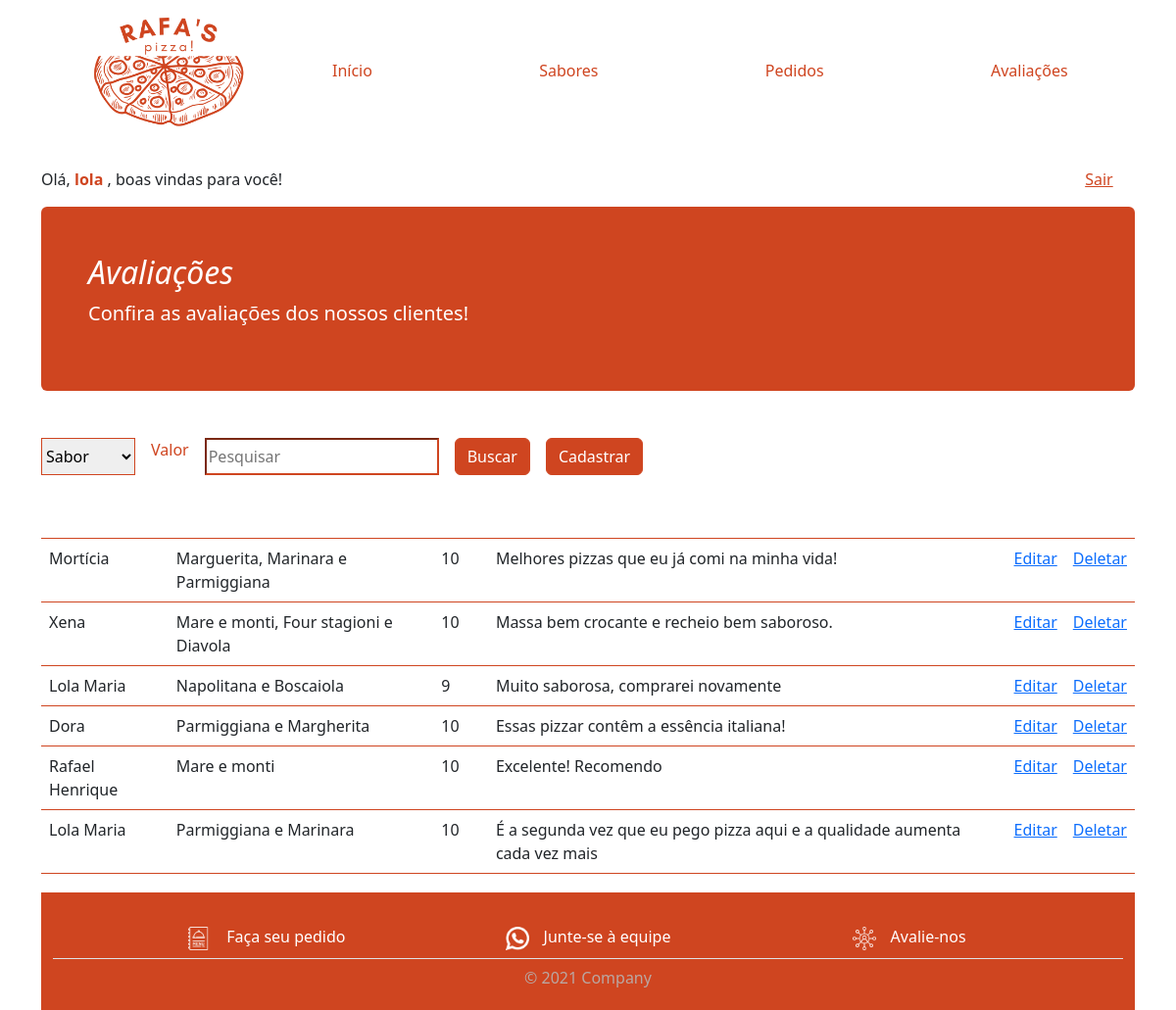
The app's page /view/AvaliacaoList.php (signed in) with its own data.
### tables this page shows
CREATE TABLE IF NOT EXISTS `avaliacao` (
  `id` int NOT NULL AUTO_INCREMENT,
  `usuario_id` int DEFAULT NULL,
  `sabor` varchar(100) NOT NULL,
  `nota` int NOT NULL,
  `descricao` varchar(500) NOT NULL,
  PRIMARY KEY (`id`),
  KEY `usuario_id` (`usuario_id`),
  CONSTRAINT `FK_avaliacao_usuario` FOREIGN KEY (`usuario_id`) REFERENCES `usuario` (`id`)
);

CREATE TABLE IF NOT EXISTS `usuario` (
  `id` int NOT NULL AUTO_INCREMENT,
  `nome` varchar(100) NOT NULL,
  `email` varchar(100) NOT NULL,
  `telefone` varchar(20) NOT NULL,
  `login` varchar(20) DEFAULT NULL,
  `senha` varchar(150) DEFAULT NULL,
  PRIMARY KEY (`id`),
  UNIQUE KEY `login` (`login`)
);

### model/BD.class.php (called while the page is built, shortened)
<?php
class BD
{
    private $host = "localhost";
    private $dbname = "db_trabalho";
    private $port = 3306;
    private $usuario = "root";
    private $senha = "";
    private $db_charset = "utf8";
    public function conn()
    {
        $conn = "mysql:host=$this->host;dbname=$this->dbname;port=$this->port";
        return new PDO(
            $conn,
            $this->usuario,
            $this->senha,
            [PDO::MYSQL_ATTR_INIT_COMMAND => "SET NAMES " . $this->db_charset]
        );
    }
    public function select($nome_tabela)
    {
        $conn = $this->conn();
        $sql = "SELECT * FROM $nome_tabela;";
        $st = $conn->prepare($sql);
        $st->execute();
        return $st->fetchAll(PDO::FETCH_CLASS);
    }
    public function buscar($nome_tabela, $id)
    {
        $conn = $this->conn();
        $sql = "SELECT * FROM $nome_tabela WHERE id=?;";
        $st = $conn->prepare($sql);
        $st->execute([$id]);
        return $st->fetchObject();
    }
}

### controller/AvaliacaoController.php (called while the page is built, shortened)
<?php
include "../model/BD.class.php";
class AvaliacaoController {
    private $model;
    private $table = "avaliacao";
    public function __construct(){
        $this->model = new BD();
    }
    public function carregar(){
       return $this->model->select($this->table);
    }
    public function buscarContato($id){
        return $this->model->buscar("usuario", $id);
    }
}

### view/AvaliacaoList.php (the view, shortened to what this page needs)
<?php
include '../controller/AvaliacaoController.php';
include "base/header.php";
$avaliacao = new AvaliacaoController();
if (!empty($_POST)) {
    $load = $avaliacao->pesquisar($_POST);
} else {
    $load = $avaliacao->carregar();
}
?>
<main class="container">
    <section>
        <div class="p-9 p-md-5 mb-5 text-white rounded" id="tituloContato">
            <div class="col-md-20 px-0">
                <h2 class="display-90 fst-italic">Avaliações</h2>
                <p class="lead">Confira as avaliações dos nossos clientes!</p>
            </div>
        </div>
    </section>
    <form action="AvaliacaoList.php" method="post">
        <div class="d-flex grid gap-0 column-gap-3">
            <select name="campo" id="redBorder">
                <option value="sabor">Sabor</option>
            </select>
            <label id="redColor">Valor</label>
            <input type="text" id="redBorder" name="valor" placeholder="Pesquisar" />
            <button type="submit" class="btn btn-primary" id="redButton">Buscar</button>
            <a href="AvaliacaoForm.php"><button type="button" class="btn btn-primary" id="redButton">Cadastrar</button></a>
        </div>
    </form><br>
    <table class="table table-hover" id="redBorder">
        <tr id="redBackground">
            <th id="whiteText">Usuario</th>
            <th id="whiteText">Sabores</th>
            <th id="whiteText">Nota</th>
            <th id="whiteText">Descrição</th>
            <th></th>
            <th></th>
        </tr>
        <?php
        foreach ($load as $item) {
            if (!empty($item->usuario_id)) {
                $obj = $avaliacao->buscarContato($item->usuario_id);
                $contato = $obj->nome;
            } else {
                $contato = "";
            }
            echo "<tr>";
            echo "<td>" . $contato . "</td>";
            echo "<td>" . $item->sabor . "</td>";
            echo "<td>" . $item->nota . "</td>";
            echo "<td>" . $item->descricao . "</td>";
            echo "<td><a href='AvaliacaoForm.php?id=$item->id'>Editar</a></td>";
            echo "<td><a onclick='return confirm(\"Deseja Excluir? \")' href='AvaliacaoList.php?id=$item->id'>Deletar</a></td>";
            echo "</tr>";
        }
        ?>
    </table>
</main>
<?php
include "base/rodape.php";

### view/base/header.php (shortened to what this page needs)
<!DOCTYPE html>
<html lang="en">
<head>
    <link href="<?php echo "http://".$_SERVER['HTTP_HOST'];?>/css/style.css" rel="stylesheet">
    <link href="https://cdn.jsdelivr.net/npm/bootstrap@5.3.0-alpha3/dist/css/bootstrap.min.css" rel="stylesheet">
    <link href="https://getbootstrap.com/docs/5.3/assets/css/docs.css" rel="stylesheet">
</head>
<body>
    <?php
    $login = !empty($_SESSION['nome']) ? $_SESSION['login'] : "";
    $url_projeto = "http://" . $_SERVER['HTTP_HOST'] . DIRECTORY_SEPARATOR;
    ?>
    <div class="container text-center">
        <div class="row">
            <div class="col-3">
                <header>
                    <img src="../../image/logo.jpg" class="img-fluid rounded">
                </header>
            </div>
            <div class="col-9" id="navlist">
                <nav class="navbar-expand-lg container-fluid">
                    <ul class="navbar-nav nav nav-underline flex justify-content-between">
                        <li class="nav-item">
                            <a class="nav-link" href="<?php echo $url_projeto ?>view/base/main.php"> Início </a>
                        </li>
                        <li class="nav-item">
                            <a class="nav-link" href="<?php echo $url_projeto ?>view/SaborList.php"> Sabores </a>
                        </li>
                        <li class="nav-item">
                            <a class="nav-link" href="<?php echo $url_projeto ?>view/PedidoList.php"> Pedidos </a>
                        </li>
                        <li class="nav-item">
                            <a class="nav-link" href="<?php echo $url_projeto ?>view/AvaliacaoList.php"> Avaliações </a>
                        </li>
                    </ul>
                </nav>
            </div>
        </div>
    </div><br>
    <div class="container d-flex justify-content-between">
        <p>Olá, <b id="redColor"> <?php echo $login  ?> </b>, boas vindas para você!</p>
        <a id="redColor" style="padding-right: 2%;" href="<?php echo $url_projeto ?>view/login.php?sair=0"> Sair </a>
    </div>

### view/base/rodape.php
<div class="container text-center">
    <footer>
        <nav class="navbar-expand-lg container-fluid" id="navfooter">
            <ul class="navbar-nav nav flex justify-content-evenly border-bottom">
                <li class="nav-item" id="linkFooter">
                    <a class="nav-link" href="<?php echo $url_projeto ?>view/PedidoForm.php"><img src="../../image/cardapio.jpg" id="iconeList">Faça seu
                        pedido</a>
                </li>
                <li class="nav-item" id="linkFooter">
                    <a class="nav-link" href="https://www.whatsapp.com/" target="_blank"><img src="../../image/whatsapp.jpg" id="iconeList">Junte-se à equipe</a>
                </li>
                <li class="nav-item" id="linkFooter">
                    <a class="nav-link" href="<?php echo $url_projeto ?>view/AvaliacaoForm.php"><img src="../../image/avaliar.jpg" id="iconeList">Avalie-nos</a>
                </li>
            </ul>
            <p class="text-center" id="pFooter">© 2021 Company</p>
        </nav>
    </footer>
</div>
</body>
</html>

### css/style.css (style rules this page uses)
html { height: 100%; width: 100%; }
#navlist { align-self: center; color: #CF4520; padding-right: 6%; }
footer { height: 120px; background-color: #CF4520; margin-top: 19px; }
#navfooter { align-self: center; color: #ffffff; padding-top: 25px; }
#pFooter { color: #baa7a2; padding-top: 7px; }
#redBackground { background-color: #CF4520; }
#whiteText { color: #ffffff; }
#redBorder { border-color: #CF4520; }
#redColor { color: #CF4520; }
#redButton { background-color: #CF4520; border-color: #CF4520; }
#tituloContato { background-color: #CF4520; }
#iconeList { width: 11%; margin-right: 15px; }
#linkFooter { width: 20%; }

### records on screen
avaliacao: usuario.nome "Mortícia", sabor "Marguerita, Marinara e Parmiggiana", nota "10", descricao "Melhores pizzas que eu já comi na minha vida!"
avaliacao: usuario.nome "Xena", sabor "Mare e monti, Four stagioni e Diavola", nota "10", descricao "Massa bem crocante e recheio bem saboroso."
avaliacao: usuario.nome "Lola Maria", sabor "Napolitana e Boscaiola", nota "9", descricao "Muito saborosa, comprarei novamente"
avaliacao: usuario.nome "Dora", sabor "Parmiggiana e Margherita", nota "10", descricao "Essas pizzar contêm a essência italiana!"
avaliacao: usuario.nome "Rafael Henrique", sabor "Mare e monti", nota "10", descricao "Excelente! Recomendo"
avaliacao: usuario.nome "Lola Maria", sabor "Parmiggiana e Marinara", nota "10", descricao "É a segunda vez que eu pego pizza aqui e a qualidade aumenta cada vez mais"

### other values on screen
$login "lola"
